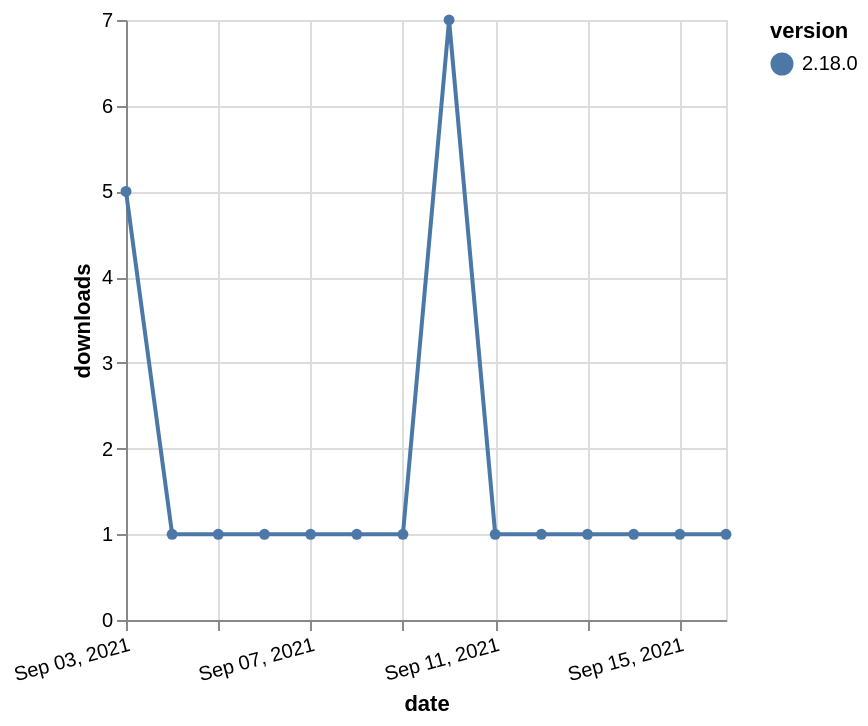

The Vega-Lite source for this figure:
### Vega-Lite specification from a JSON file in a GitHub repository (floating-point values rounded to 4 significant figures)
{"$schema": "https://vega.github.io/schema/vega-lite/v5.json", "description": "A simple bar chart with embedded data.", "data": {"values": [{"date": "2021-09-03", "total": 500, "delta": 5, "version": "2.18.0"}, {"date": "2021-09-04", "total": 501, "delta": 1, "version": "2.18.0"}, {"date": "2021-09-05", "total": 502, "delta": 1, "version": "2.18.0"}, {"date": "2021-09-06", "total": 503, "delta": 1, "version": "2.18.0"}, {"date": "2021-09-07", "total": 504, "delta": 1, "version": "2.18.0"}, {"date": "2021-09-08", "total": 505, "delta": 1, "version": "2.18.0"}, {"date": "2021-09-09", "total": 506, "delta": 1, "version": "2.18.0"}, {"date": "2021-09-10", "total": 513, "delta": 7, "version": "2.18.0"}, {"date": "2021-09-11", "total": 514, "delta": 1, "version": "2.18.0"}, {"date": "2021-09-12", "total": 515, "delta": 1, "version": "2.18.0"}, {"date": "2021-09-13", "total": 516, "delta": 1, "version": "2.18.0"}, {"date": "2021-09-14", "total": 517, "delta": 1, "version": "2.18.0"}, {"date": "2021-09-15", "total": 518, "delta": 1, "version": "2.18.0"}, {"date": "2021-09-16", "total": 519, "delta": 1, "version": "2.18.0"}]}, "width": "container", "mark": {"type": "line", "point": {"filled": true}}, "encoding": {"x": {"field": "date", "type": "temporal", "timeUnit": "yearmonthdate", "title": "date", "axis": {"labelAngle": -15}}, "y": {"field": "delta", "type": "quantitative", "title": "downloads"}, "color": {"field": "version", "type": "nominal"}, "tooltip": {"field": "delta"}}}
